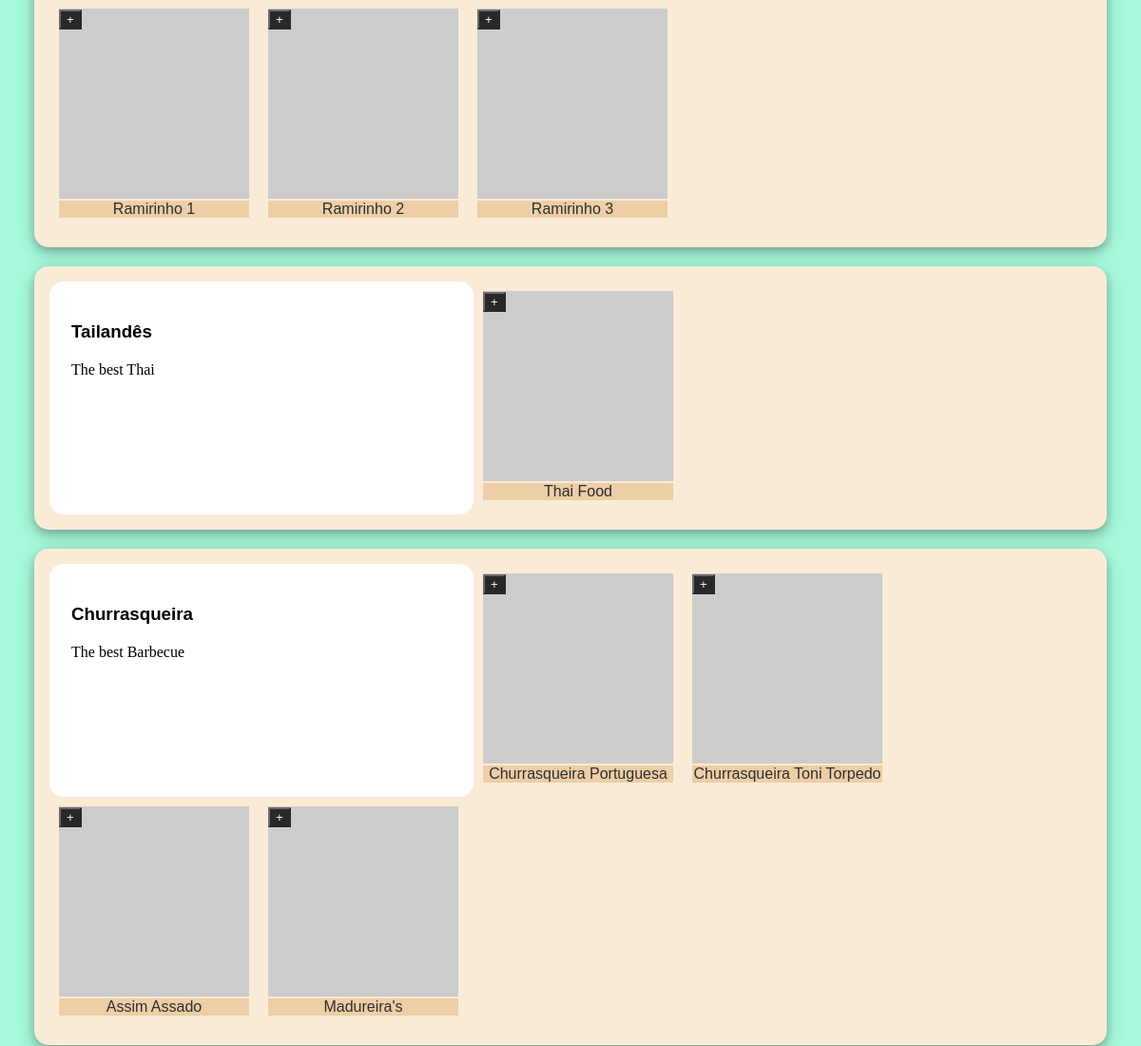
Before: /pages (middle part) with the older database file.
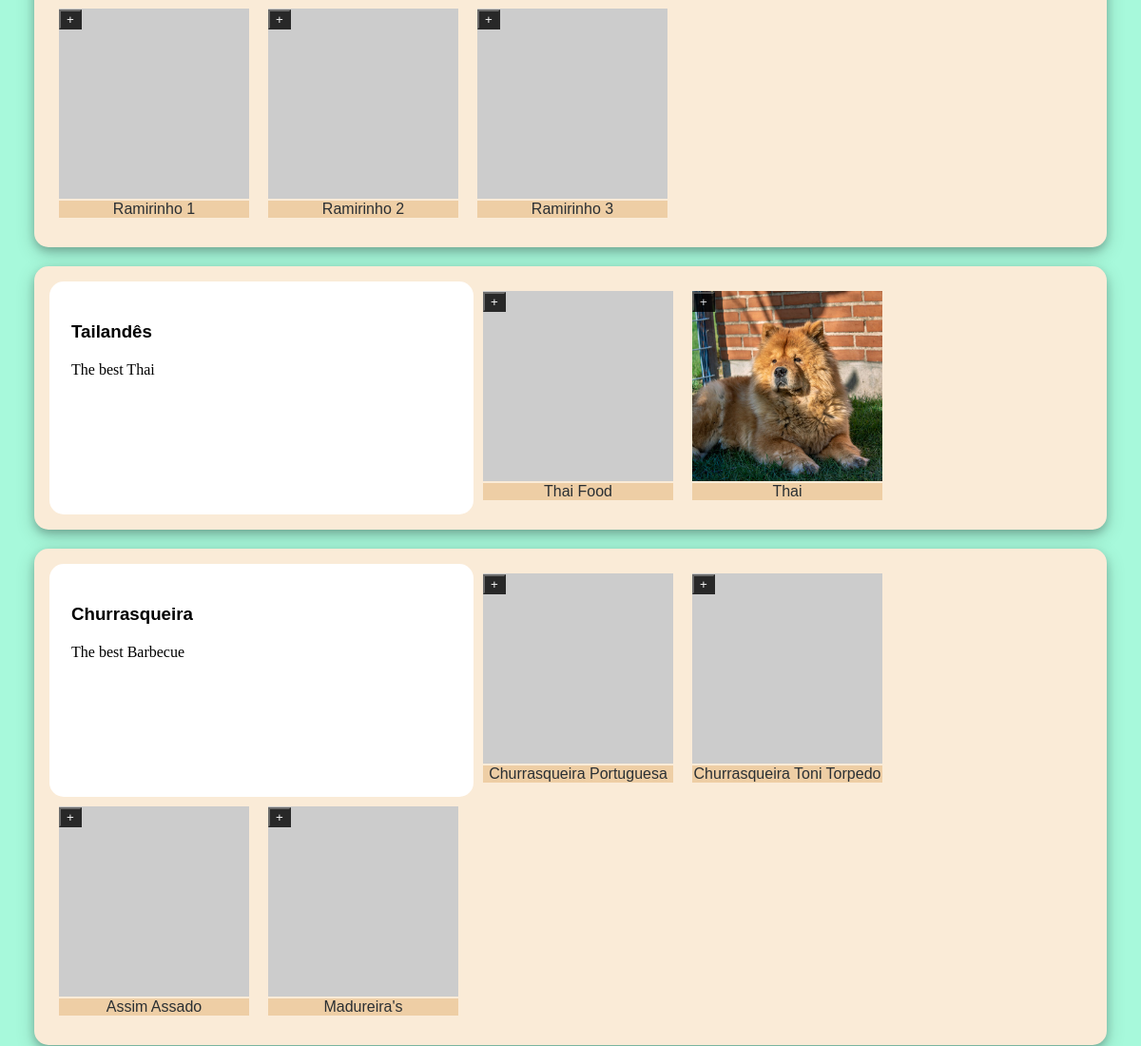
After: the same page with the newer database file.
### tables this page shows
CREATE TABLE Restaurant (
	idRestaurant 		INTEGER PRIMARY KEY,
	Name 			VARCHAR NOT NULL,
	idUser		INTEGER NOT NULL 	CONSTRAINT fk_restaurant_iduser REFERENCES User (idUser)
												ON DELETE CASCADE ON UPDATE CASCADE,
	idRestCategory		INTEGER NOT NULL 	CONSTRAINT fk_restaurant_idrestcategory REFERENCES RestCategory (idRestCategory)
												ON DELETE CASCADE ON UPDATE CASCADE,
	Photo			VARCHAR	DEFAULT '',
	Description		VARCHAR DEFAULT '',
	idAddress		INTEGER NOT NULL 	CONSTRAINT fk_restaurant_idaddress REFERENCES Address (idAddress)
												ON DELETE CASCADE ON UPDATE CASCADE
);

CREATE TABLE RestCategory (
	idRestCategory		INTEGER PRIMARY KEY,
	Name 			VARCHAR NOT NULL,
	Description		VARCHAR NOT NULL
);

### pages/index.php (called while the page is built, shortened)
<?php
  $session = new Session();
  require_once('../database/connection.php');
  require_once('../database/restaurant.class.php');
  require_once('../templates/common.tpl.php');
  require_once('../templates/restaurant.tpl.php');
  $db = getDatabaseConnection();
  $categories = Category::getRestaurantsCategories($db, 8);
  drawHeader($session);
  drawRestaurants($db, $categories);
  drawFooter();
?>

### database/restaurant.class.php (called while the page is built, shortened)
<?php
  class Restaurant {
    public function __construct(int $id, string $name, string $description, string $photo, string $street, string $city, string $state, int $postalCode) {
      $this->id = $id;
      $this->name = $name;
      $this->photo = $photo;
    }
    static function getRestaurantsFromCategory(PDO $db, int $count,  int $id) : array {
      $stmt = $db->prepare('
      SELECT idRestaurant, Name, Description, Photo, Street, City, State, PostalCode
      FROM Restaurant JOIN Address USING (idAddress)
      WHERE idRestCategory = ?
      LIMIT ?
    ');
      $stmt->execute(array($id, $count));
      $restaurants = array();
      while ($restaurant = $stmt->fetch()) {
        $restaurants[] = new Restaurant(
        (int)$restaurant['idRestaurant'],
        $restaurant['Name'],
        $restaurant['Description'],
        $restaurant['Photo'],
        $restaurant['Street'],
        $restaurant['City'],
        $restaurant['State'],
        (int)$restaurant['PostalCode']
        );
      }
      return $restaurants;
    }
  }
  class Category {
    public function __construct() {
      $argc = func_num_args();
      $this->id = $argv[0];
      $this->name = $argv[1];
      if($argc==3) $this->description = $argv[2];
    }
    static function getRestaurantsCategories(PDO $db, int $count) : array {
      $stmt = $db->prepare('SELECT idRestCategory, Name, Description FROM RestCategory LIMIT ?');
      $stmt->execute(array($count));
      $categories = array();
      while ($category = $stmt->fetch()) {
        $categories[] = new Category(
          (int) $category['idRestCategory'],
          $category['Name'],
          $category['Description']
        );
      }
      return $categories;
    }
  }
?>

### templates/restaurant.tpl.php (the view, shortened to what this page needs)
<?php function drawRestaurants(PDO $db, array $categories) { ?>
  <section class="style-restaraunts" id="restaurants">
    <?php foreach($categories as $category) {
      $restaurants = Restaurant::getRestaurantsFromCategory($db, 5, $category->id);
      drawRestaurantsCategory($restaurants, $category);
    } ?>
  </section>
<?php } ?>
<?php function drawRestaurantsCategory(array $restaurants, Category $category) { ?>
  <section id=<?=$category->name?>>
    <div>
      <h3><?=$category->name?></h3>
      <p><?=$category->description?></p>
    </div>
    <?php foreach($restaurants as $restaurant) { ?>
      <article>
        <div class="restImageName">
          <a href="../pages/restaurant.php?id=<?=$restaurant->id?>" class="restImage" id="restImage-<?=$restaurant->id?>"><img src="<?=$restaurant->photo?>" alt="restaurant image" width="200" height="200"></a>
          <a href="../pages/restaurant.php?id=<?=$restaurant->id?>" class="restName" id="restName-<?=$restaurant->id?>"><?=$restaurant->name?></a>
          <button type="button" class="descOpen" id="descOpen-<?=$restaurant->id?>" onclick="openDescription(<?=$restaurant->id?>)">+</button>
        </div>
      </article>
    <?php } ?>
  </section>
<?php } ?>

### templates/common.tpl.php (shortened to what this page needs)
<?php function drawHeader(Session $session) { ?>
<!DOCTYPE html>
<html lang="en-US">
  <head>
    <link rel="stylesheet" href="../css/style.css">
    <link rel="stylesheet" href="../css/layout.css">
    <link rel="stylesheet" href="https://cdnjs.cloudflare.com/ajax/libs/font-awesome/4.7.0/css/font-awesome.min.css">
  </head>
  <body>
    <main class="content">
<?php } ?>
<?php function drawFooter() { ?>
    </main>
  </body>
</html>
<?php } ?>

### css/style.css (style rules this page uses)
a:not(.loginLink), a:not(.registerLink) { text-decoration: none; color: #2a2f33; }
body { font-family: "Poppins", sans-serif; }
p { font-family: "Lora", serif; line-height: 1.4em; }
.style-restaraunts { display: block; }
.style-restaraunts>section { display: flex; flex-direction: row; flex-wrap: wrap; margin: 20px; background-color: antiquewhite; border-radius: 15px; padding: 16px; box-shadow: 0 4px 8px 0 rgba(0, 0, 0, 0.2), 0 6px 20px 0 rgba(0, 0, 0, 0.19); }
.style-restaraunts>section>div { background-color: white; width: 25em; padding: 23px; border-radius: 15px; }
.style-restaraunts>section>article { display: flex; flex-direction: row; border-radius: 15px; margin: 10px; }
.restImageName { position: relative; text-align: center; color: #2a2f33; }
a.restName { color: #2a2f33; background-color: #eecea5; width: 200px; }
.descClose, .descOpen { color: white; background-color: #000; opacity: 0.8; }
.descOpen { display: block; }

### css/layout.css (style rules this page uses)
body { background-color: #a7f9db; margin: 0 auto; display: flex; min-height: 100vh; flex-direction: column; }
.content { padding: 16px; }
a.restName { position: absolute; bottom: 2%; left: 0; }
.descClose, .descOpen { position: relative; left: 0; bottom: 90%; }

Changed rows visible on the page:
added restaurant: Photo (picture), Name "Thai", shown under restcategory "Tailandês"
